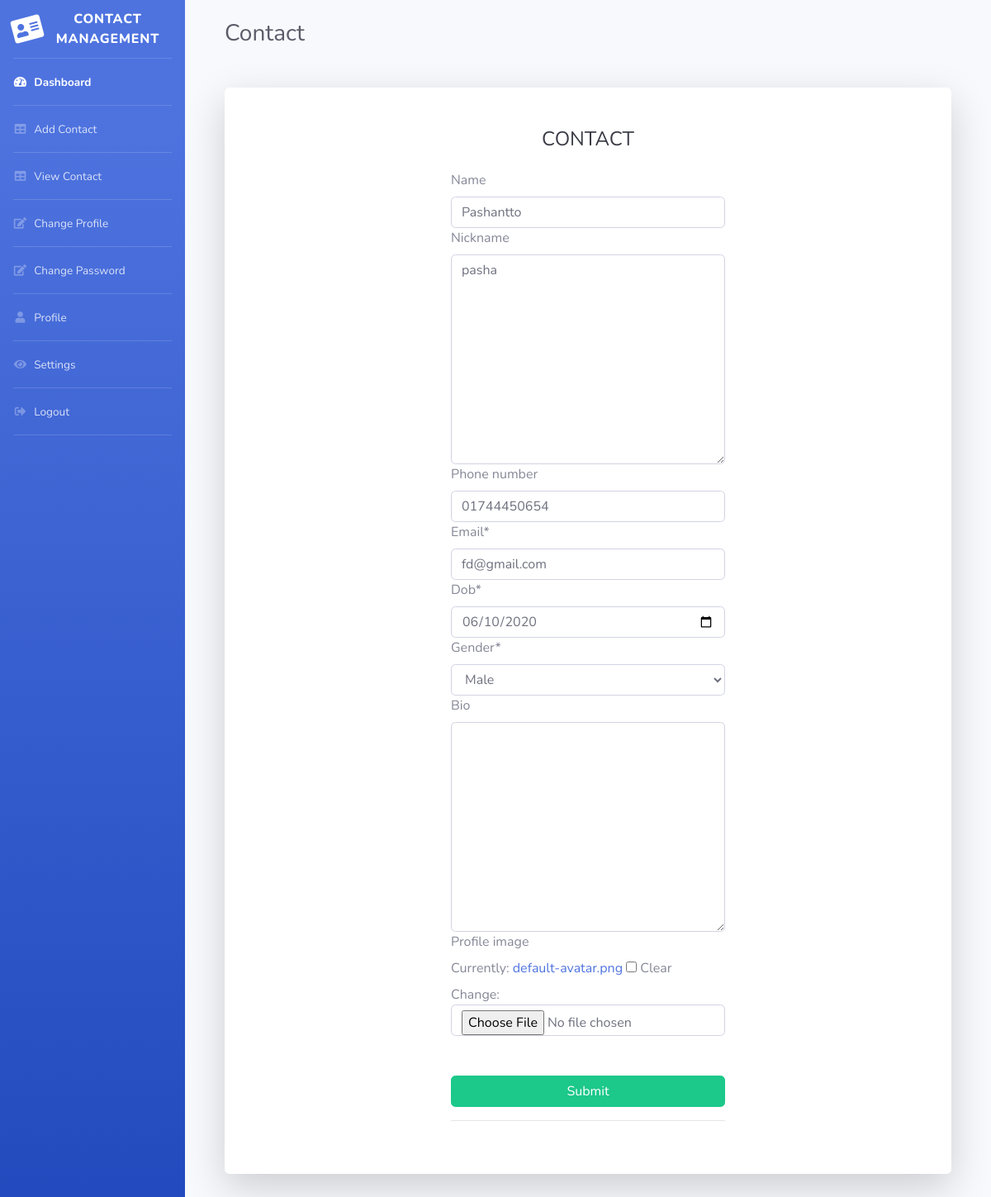
Screenshot of /editContact/5 with the database file from the repository.
### Contact/models.py (models this page shows, shortened)
class Contact(models.Model):
    username = models.ForeignKey(User, on_delete=models.CASCADE)
    name = models.CharField(max_length=30,null=True, blank=True)
    nickname = models.TextField(max_length=64, null=True, blank=True)
    phone_number = models.CharField(max_length=12, blank=True)
    email = models.EmailField()
    dob = models.DateField(null=True, blank=True)
    gender = models.CharField(max_length=8,
                              choices=GENDER_CHOICES, )
    bio = models.TextField(max_length=1024, null=True, blank=True)
    profile_image = models.ImageField(default='default-avatar.png', upload_to='Contact_profile/', null=True, blank=True)

### Contact/views.py (the view)
# urls.py: path('editContact/<int:pk>', Contact_views.updateContact, name='editContact'),
def updateContact(request,pk):
    training = get_object_or_404(Contact, pk=pk)
    form = ContactForm(request.POST or None, request.FILES or None, instance=training)
    if form.is_valid():
        form.save()
        messages.success(request, "Contact Updated Successfully")
        return redirect("viewContact")
    return render(request, 'Contact/ContactFrom.html', {'form': form})

### Contact/forms.py
class ContactForm(forms.ModelForm):
    dob = forms.DateField(widget=forms.widgets.DateInput(attrs={"type": "date"}))
    def __init__(self, *args, **kwargs):
        super(ContactForm, self).__init__(*args, **kwargs)
        for name in self.fields.keys():
            self.fields[name].widget.attrs.update({
                'class': 'form-control',
            })
    class Meta:
        model = Contact
        fields = [
            'name','nickname','phone_number','email','dob','gender','bio','profile_image',
        ]

### Contact/templates/Contact/ContactFrom.html (shortened to what this page needs)
{% extends 'Contact/index.html' %}
{% load static %}
{% load crispy_forms_tags %}
{% block content %}
    <div class="container-fluid">
        <div class="d-sm-flex align-items-center justify-content-between mb-4 mt-4">
        <h1 class="h3 mb-0 text-gray-800">Contact</h1>
        </div>
        <div class="card o-hidden border-0 shadow-lg my-5">
          <div class="card-body p-0">
            <div class="row">
              <div class="col-lg-3"></div>
              <div class="col-lg-6">
                <div class="p-5">
                  <div class="text-center">
                    <h1 class="h4 text-gray-900 mb-4">CONTACT</h1>
                  </div>
                  <form method="POST" enctype="multipart/form-data">
                    {{form | crispy}}
                      <br>
                      <br>
                    <button type="submit" class="btn btn-success btn-block">Submit</button>
                  </form>
                  <hr>
                </div>
              </div>
            </div>
          </div>
        </div>
    </div>
{% endblock content %}

### rows the page displays
Contact: name "Pashantto", nickname "pasha", phone_number "01744450654", email "fd@gmail.com", dob "06/10/2020", gender "Male"
